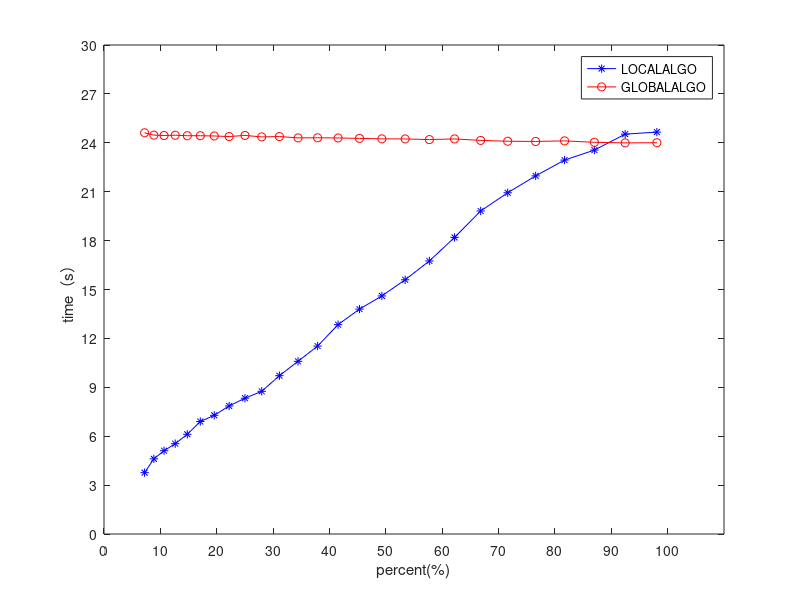

MATLAB code for this plot:

a=[7.2, 8.84605, 10.6579, 12.6355, 14.7789, 17.0882, 19.5632, 22.2039, 25.0105, 27.9829, 31.1211, 34.425, 37.8947, 41.5303, 45.3316, 49.2987, 53.4316, 57.7303, 62.1947, 66.825, 71.6211, 76.5829, 81.7105, 87.0039, 92.4632, 98.0882]; %a数据y值 
b=[3.76285,4.61071, 5.10928,5.54212,6.11751,6.90122,7.28211,7.85498,8.33149,8.75359,9.71369,10.5935,11.529,12.8447,13.7972,14.6065,15.5978,16.7514,18.1946,19.8173,20.935 ,21.9714,22.9404,23.5531,24.531,24.6558]; %b数据y值 
c=[24.6141,24.4702,24.4483,24.4646,24.4345,24.4341,24.4185,24.3841,24.4531,24.3608,24.3844,24.3024,24.3082,24.2974,24.2715,24.2412,24.2364,24.1978,24.2381,24.1468,24.0959,24.083,24.1186,24.0304,23.9948,24.0054];
plot(a,b,'-*b',a,c,'-or'); %线性，颜色，标记 

axis([0,110,0,30]) %确定x轴与y轴框图大小 
set(gca,'XTick',[0:10:100]) %x轴范围1-6，间隔1 
set(gca,'YTick',[0:3:30]) %y轴范围0-700，间隔100 
legend('LOCALALGO','GLOBALALGO'); %右上角标注 
xlabel('percent(%)') %x轴坐标描述 
ylabel('time（s）') %y轴坐标描述

